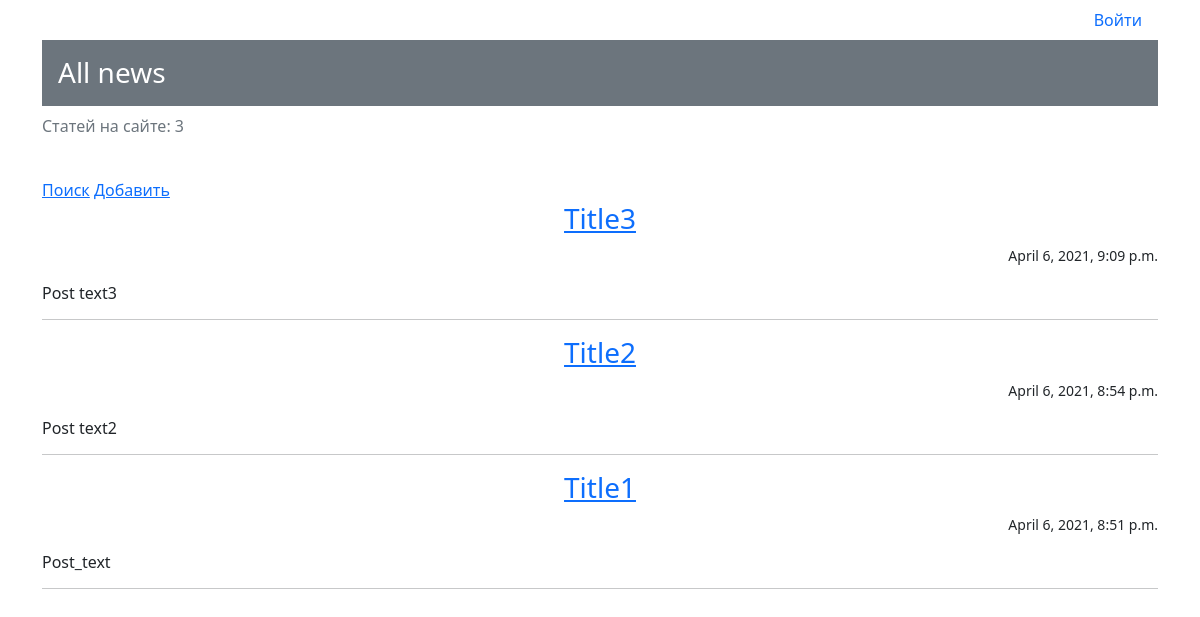
The app's page /, older data.
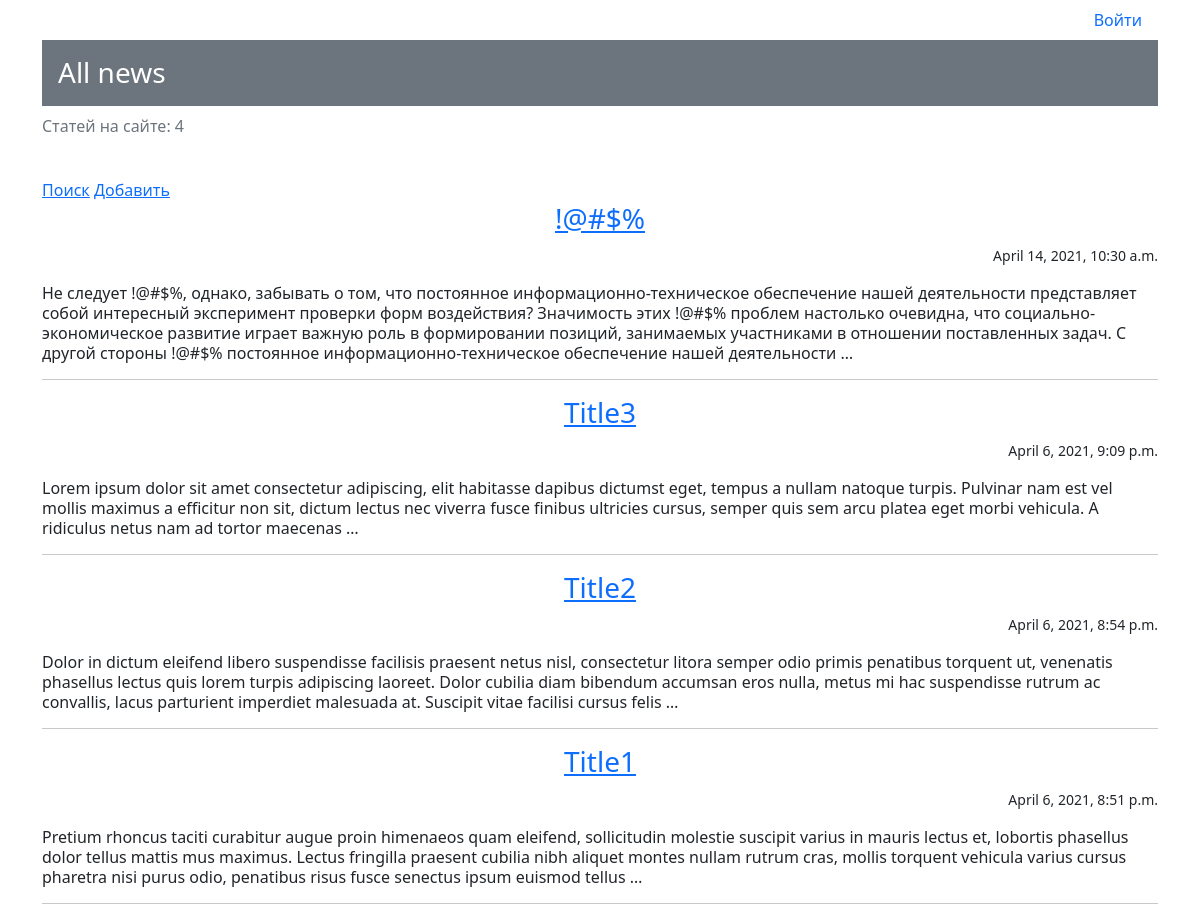
The same page, newer data.
### news/models.py (models this page shows, shortened)
class Post(models.Model):
    post_author = models.ForeignKey(Author, on_delete=models.CASCADE)
    post_choice = models.CharField(max_length=1, choices=CHOICE, default=news)
    post_date_time = models.DateTimeField(auto_now_add=True)
    post_category = models.ManyToManyField(Category, through='PostCategory')
    post_title = models.CharField(max_length=255)
    post_text = models.TextField()
    post_rating = models.IntegerField(default=0)

### news/views.py (the view)
# urls.py: path('', NewsList.as_view(), name='news'),
class NewsList(ListView):
    model = Post  # указываем модель, объекты которой мы будем выводить
    template_name = 'news/news.html'  # указываем имя шаблона, в котором будет лежать html, в котором будут все инструкции о том, как именно пользователю должны вывестись наши объекты
    context_object_name = 'news'  # это имя списка, в котором будут лежать все объекты, его надо указать, чтобы обратиться к самому списку объектов через html-шаблон
    queryset = Post.objects.order_by('-id')
    paginate_by = 10
    def get_context_data(self, **kwargs):
        context = super().get_context_data(**kwargs)
        context['time_now'] = datetime.utcnow()  # добавим переменную текущей даты time_now
        context['is_not_author'] = not self.request.user.groups.filter(name='authors').exists()
        return context

### news/templatetags/custom_filters.py (called while the page is built)
@register.filter(
    name='censor')  # регистрируем наш фильтр под именем multiply, чтоб django понимал, что это именно фильтр, а не простая функция
def censor(
        value):  # первый аргумент здесь это то значение, к которому надо применить фильтр, второй аргумент — это аргумент фильтра, т.е. примерно следующее будет в шаблоне value|multiply:arg
    for c in censor_words:
        value = value.replace(c, '!@#$%')
    return value

### templates/news/news.html (shortened to what this page needs)
{% extends 'news/default.html'%}
{% load custom_filters %}
{% block content %}
{% if request.user.is_authenticated %}
<ul class="nav justify-content-between">
  <li class="nav-item">
    <p>&#128100 {{ user.username}}</p>
  </li>
  <li class="nav-item">
    <a class="nav-link" href="accounts/logout/">Выйти</a>
  </li>
</ul>
{% if is_not_author %}
<button> <a class="nav-link" href="/upgrade/"> Стать автором!</a> </button>
{% endif %}
    {% else %}
<ul class="nav justify-content-end">
    <li class="nav-item">
    <a class="nav-link" href="accounts/login/">Войти</a>
    </li>
</ul>
{% endif %}
<div class="h3 p-3 mb-2 bg-secondary text-white">All news</div>
<p class = "text-muted">Статей на сайте: {{ news|length}}</p>
<br/>
<a href="{% url 'search' %}">Поиск</a>
<a href="{% url 'add' %}">Добавить</a>
{% if news %}
    {% for post in news%}
    <a href="{% url 'post' post.id %}"><h3 class = "text-center fw-light">{{ post.post_title|censor }}</h3></a>
    <p class="text-end"><small>{{ post.post_date_time }}</small></p>
    <p class="lh-sm">{{ post.post_text|censor|truncatewords:50  }}</p>
    <hr>
    {% endfor %}
    {% else %}
<h2> Постов нет </h2>
{% endif %}
{% endblock content %}

Row changes from the older to the newer data that the page shows:
added Post: post_title|censor "!@#$%", post_date_time "April 14, 2021, 10:30 a.m.", post_text|censor "Не следует !@#$%, однако, забывать о том, что постоянное информационно-техническое обеспечение нашей деятельности представляет собой интересный эксперимент проверки форм воздействия? Значимость этих !@#$% проблем настолько очевидна, что социально-экономическое развитие играет важную роль в формировании позиций, занимаемых участниками в отношении поставленных задач. С другой стороны !@#$% постоянное информационно-техническое обеспечение нашей деятельности …"
changed Post "Title3": post_text|censor "Post text3" → "Lorem ipsum dolor sit amet consectetur adipiscing, elit habitasse dapibus dictumst eget, tempus a nullam natoque turpis. Pulvinar nam est vel mollis maximus a efficitur non sit, dictum lectus nec viverra fusce finibus ultricies cursus, semper quis sem arcu platea eget morbi vehicula. A ridiculus netus nam ad tortor maecenas …"
changed Post "Title2": post_text|censor "Post text2" → "Dolor in dictum eleifend libero suspendisse facilisis praesent netus nisl, consectetur litora semper odio primis penatibus torquent ut, venenatis phasellus lectus quis lorem turpis adipiscing laoreet. Dolor cubilia diam bibendum accumsan eros nulla, metus mi hac suspendisse rutrum ac convallis, lacus parturient imperdiet malesuada at. Suscipit vitae facilisi cursus felis …"
changed Post "Title1": post_text|censor "Post_text" → "Pretium rhoncus taciti curabitur augue proin himenaeos quam eleifend, sollicitudin molestie suscipit varius in mauris lectus et, lobortis phasellus dolor tellus mattis mus maximus. Lectus fringilla praesent cubilia nibh aliquet montes nullam rutrum cras, mollis torquent vehicula varius cursus pharetra nisi purus odio, penatibus risus fusce senectus ipsum euismod tellus …"
Text that changed along with them:
{{ news|length }}: "3" → "4"
